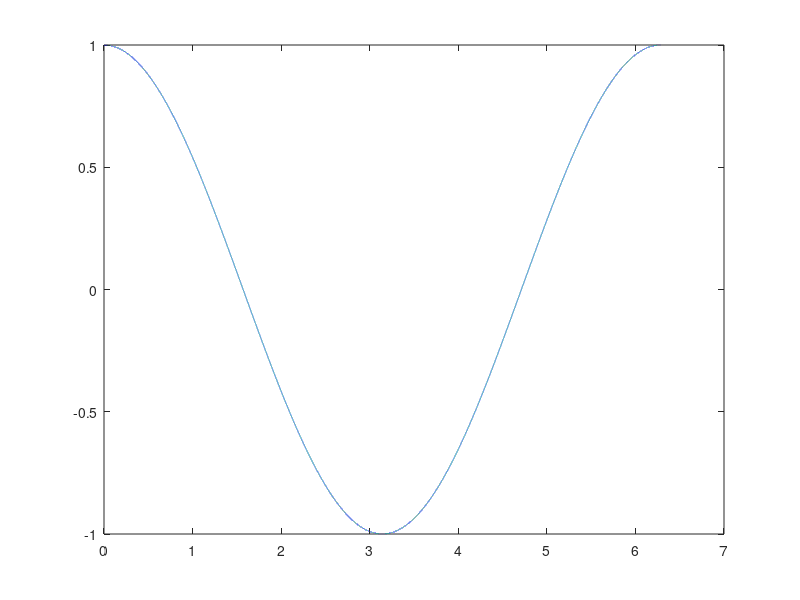

The MATLAB script that drew this image: (Note: this script raises an error after producing the figure.)
clear all
close all

x=[0:10^(-4):2*pi];
y=cos(x);

figure
plot(x,y)
hold on

%askones
arxiX=-0.5;
telosX=2*pi+0.5;
arxiY=-1.5;
telosY=y(length(y))+0.5;

ftiakse_euthi_tmima(arxiX,0,telosX,0)
ftiakse_euthi_tmima(0,arxiY,0,telosY)
